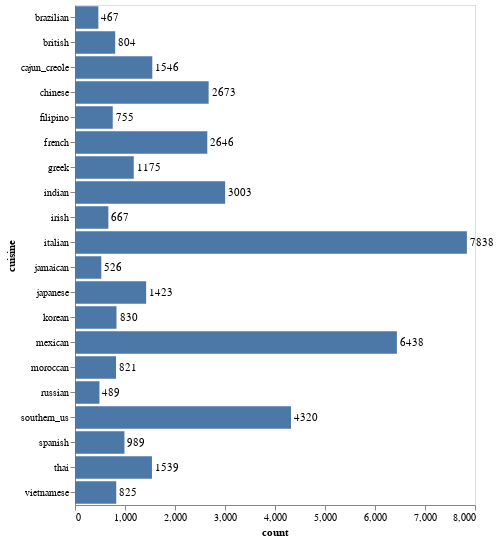

Write notebook code for a chart like this one.
### Code cell
bars = alt.Chart(cuisines).mark_bar().encode(
    x='count:Q',
    y="cuisine:N" 
)
text = bars.mark_text(
    align='left',
    baseline='middle',
    dx=3  # Nudges text to right so it doesn't appear on top of the bar
).encode(
    text='count:Q'
)
(bars + text).configure_axis(grid=False
).properties(height=500)

### Figure 1 — Vega-Lite specification as saved in the notebook (floating-point values rounded to 4 significant figures)
{"config": {"view": {"continuousWidth": 400, "continuousHeight": 300}, "axis": {"grid": false}}, "layer": [{"mark": "bar", "encoding": {"x": {"field": "count", "type": "quantitative"}, "y": {"field": "cuisine", "type": "nominal"}}}, {"mark": {"type": "text", "align": "left", "baseline": "middle", "dx": 3}, "encoding": {"text": {"field": "count", "type": "quantitative"}, "x": {"field": "count", "type": "quantitative"}, "y": {"field": "cuisine", "type": "nominal"}}}], "data": {"name": "data-7f7004148ea906745892c23a52347bda"}, "height": 500, "$schema": "https://vega.github.io/schema/vega-lite/v4.17.0.json", "datasets": {"data-7f7004148ea906745892c23a52347bda": [{"cuisine": "italian", "count": 7838}, {"cuisine": "mexican", "count": 6438}, {"cuisine": "southern_us", "count": 4320}, {"cuisine": "indian", "count": 3003}, {"cuisine": "chinese", "count": 2673}, {"cuisine": "french", "count": 2646}, {"cuisine": "cajun_creole", "count": 1546}, {"cuisine": "thai", "count": 1539}, {"cuisine": "japanese", "count": 1423}, {"cuisine": "greek", "count": 1175}, {"cuisine": "spanish", "count": 989}, {"cuisine": "korean", "count": 830}, {"cuisine": "vietnamese", "count": 825}, {"cuisine": "moroccan", "count": 821}, {"cuisine": "british", "count": 804}, {"cuisine": "filipino", "count": 755}, {"cuisine": "irish", "count": 667}, {"cuisine": "jamaican", "count": 526}, {"cuisine": "russian", "count": 489}, {"cuisine": "brazilian", "count": 467}]}}
